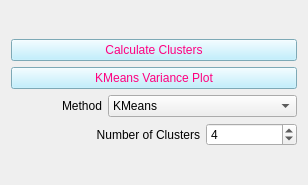
          <widget class="QWidget" name="page_6">
           <property name="geometry">
            <rect>
             <x>0</x>
             <y>0</y>
             <width>308</width>
             <height>185</height>
            </rect>
           </property>
           <attribute name="label">
            <string>Cluster Analysis</string>
           </attribute>
           <layout class="QGridLayout" name="gridLayout_18">
            <item row="0" column="0">
             <layout class="QGridLayout" name="gridLayout_4">
              <item row="0" column="0" colspan="3">
               <widget class="QPushButton" name="pb_calc_cluster">
                <property name="sizePolicy">
                 <sizepolicy hsizetype="Minimum" vsizetype="Fixed">
                  <horstretch>0</horstretch>
                  <verstretch>0</verstretch>
                 </sizepolicy>
                </property>
                <property name="styleSheet">
                 <string notr="true">background-color: rgb(175, 236, 255);
color: rgb(255, 0, 127);
</string>
                </property>
                <property name="text">
                 <string>Calculate Clusters</string>
                </property>
               </widget>
              </item>
              <item row="1" column="0" colspan="3">
               <widget class="QPushButton" name="pb_kmeans_elbow">
                <property name="sizePolicy">
                 <sizepolicy hsizetype="Minimum" vsizetype="Fixed">
                  <horstretch>0</horstretch>
                  <verstretch>0</verstretch>
                 </sizepolicy>
                </property>
                <property name="styleSheet">
                 <string notr="true">background-color: rgb(175, 236, 255);
color: rgb(255, 0, 127);
</string>
                </property>
                <property name="text">
                 <string>KMeans Variance Plot</string>
                </property>
               </widget>
              </item>
              <item row="2" column="0">
               <widget class="QLabel" name="label_10">
                <property name="text">
                 <string>Method</string>
                </property>
                <property name="alignment">
                 <set>Qt::AlignRight|Qt::AlignTrailing|Qt::AlignVCenter</set>
                </property>
               </widget>
              </item>
              <item row="2" column="1" colspan="2">
               <widget class="QComboBox" name="cb_clust_method">
                <property name="sizePolicy">
                 <sizepolicy hsizetype="Preferred" vsizetype="Fixed">
                  <horstretch>0</horstretch>
                  <verstretch>0</verstretch>
                 </sizepolicy>
                </property>
                <item>
                 <property name="text">
                  <string>KMeans</string>
                 </property>
                </item>
                <item>
                 <property name="text">
                  <string>MiniBatchKMeans</string>
                 </property>
                </item>
                <item>
                 <property name="text">
                  <string>MeanShift</string>
                 </property>
                </item>
                <item>
                 <property name="text">
                  <string>Spectral Clustering</string>
                 </property>
                </item>
                <item>
                 <property name="text">
                  <string>Correlation-Kmeans</string>
                 </property>
                </item>
                <item>
                 <property name="text">
                  <string>Affinity Propagation</string>
                 </property>
                </item>
               </widget>
              </item>
              <item row="3" column="0" colspan="2">
               <widget class="QLabel" name="label_2">
                <property name="text">
                 <string>Number of Clusters</string>
                </property>
                <property name="alignment">
                 <set>Qt::AlignRight|Qt::AlignTrailing|Qt::AlignVCenter</set>
                </property>
               </widget>
              </item>
              <item row="3" column="2">
               <widget class="QSpinBox" name="sb_ncluster">
                <property name="minimum">
                 <number>1</number>
                </property>
                <property name="value">
                 <number>4</number>
                </property>
               </widget>
              </item>
             </layout>
            </item>
           </layout>
          </widget>
